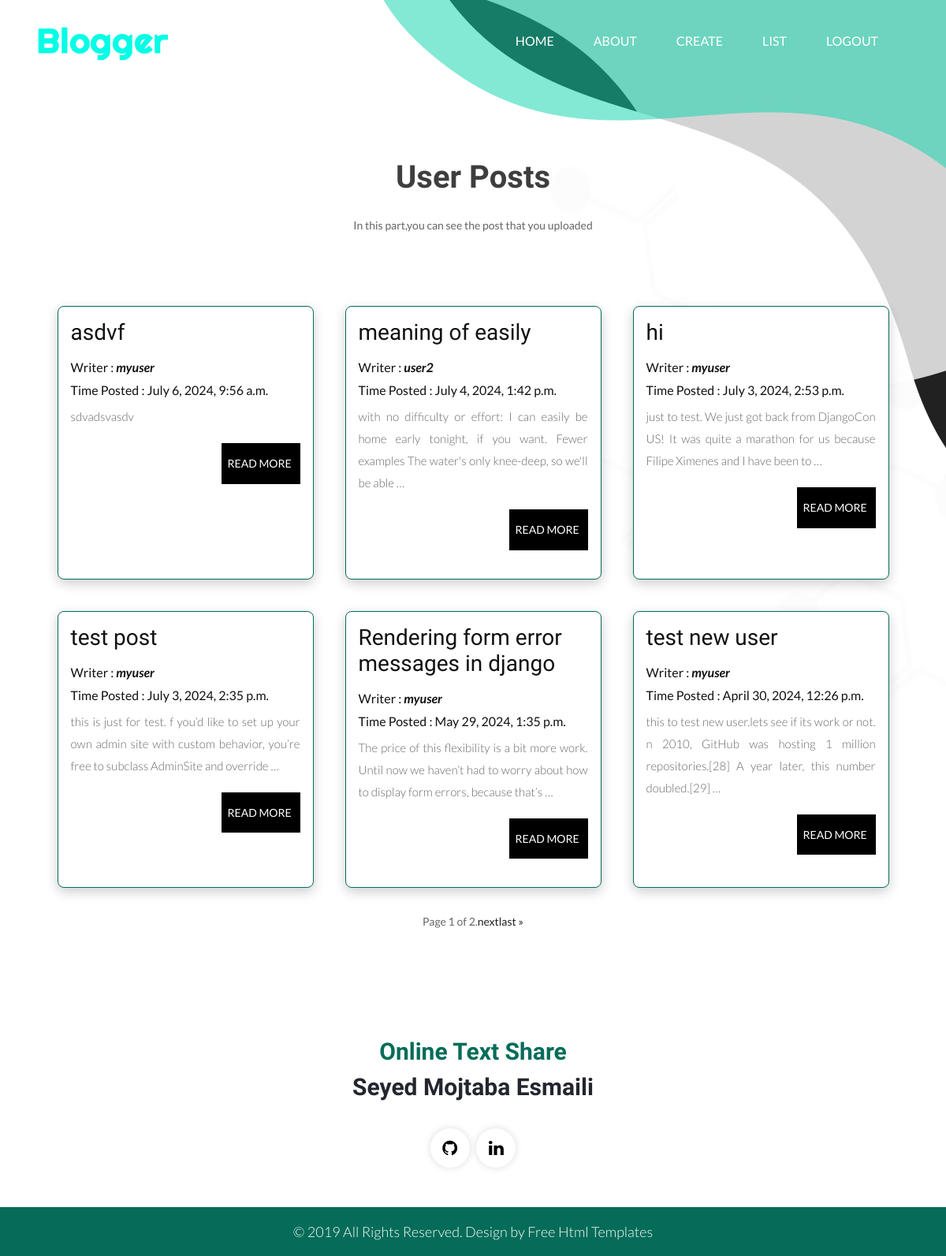
/list_posts/ (signed in), run on the app's committed database.
### posts/models.py (models this page shows, shortened)
class Post(models.Model):
    title = models.CharField(max_length=100)
    content = models.TextField()
    date_posted = models.DateTimeField(default=timezone.now)
    is_publick = models.BooleanField(default=False)
    user = models.ForeignKey(User,on_delete=models.CASCADE,null=True)
    class Meta:
        ordering = ['-date_posted']

### posts/views.py (the view)
# urls.py: path('list_posts/',UserPostListView.as_view(),name='list_posts'),
class UserPostListView(LoginRequiredMixin,ListView):
    model=Post
    template_name = 'posts/post_list.html'
    context_object_name = 'posts_list'
    paginate_by = 6
    def get_queryset(self):
        if self.request.user.is_staff:           # check if superuser is logedtn, show all posts
            return Post.objects.all()
        return Post.objects.filter(user=self.request.user)         # if regular user,only show the users posts

### posts/templates/posts/post_list.html (shortened to what this page needs)
{% extends "posts/base.html" %}
{% load static %}
{% block content %}
      <div class="blog_main">
         <div class="container">
            <div class="row">
               <div class="col-md-12">
                  <div class="titlepage">
                     <h2>User Posts</h2>
                     <span>In this part,you can see the post that you uploaded</span>
                  </div>
               </div>
            </div>
            <div class='card-container'>
               {% for post in posts_list %}
                     <div class='card'>
                        <div class='card-content'>
                              <h3>{{post.title}}</h3>
                              <h4>Writer : <b><i>{{post.user.username}}</i></b></h4>
                              <h4>Time Posted : {{post.date_posted}}</h4>
                              <p>{{post.content|truncatewords:25}}</p>
                              <a href='/post_detail/{{post.id}}' class='post-btn'>Read More</a>
                        </div>
                     </div>
               {% endfor %}
            </div>
    <div class="pagination">
          Page {{ page_obj.number }} of {{ page_obj.paginator.num_pages }}.
      {% if page_obj.has_next %}
          <a href="?page={{ page_obj.next_page_number }}">next</a>
          <a href="?page={{ page_obj.paginator.num_pages }}">last &raquo;</a>
      {% endif %}
</div>
         </div>
      </div>
{% endblock content %}

### posts/static/posts/css/style.css (style rules this page uses)
* { box-sizing: border-box !important; }
html { scroll-behavior: smooth; }
body { color: #666666; font-size: 14px; font-family: 'Lato', sans-serif; line-height: 1.80857; font-weight: normal; }
a { color: #1f1f1f; text-decoration: none !important; outline: none !important; -webkit-transition: all .3s ease-in-out; -moz-transition: all .3s ease-in-out; -ms-transition: all .3s ease-in-out; -o-transition: all .3s ease-in-out; transition: all .3s ease-in-out; }
h1, h2, h3, h4, h5, h6 { letter-spacing: 0; font-weight: normal; position: relative; padding: 0 0 10px 0; font-weight: normal; line-height: normal; color: #111111; margin: 0 }
h2 { font-size: 22px; font-family: 'Righteous', cursive; }
h3 { font-size: 18px; font-family: 'Righteous', cursive; }
h4 { font-size: 16px }
*, *::after, *::before { -webkit-box-sizing: border-box; -moz-box-sizing: border-box; box-sizing: border-box; }
p { margin: 0px; font-weight: 300; font-size: 17px; line-height: 28px; }
a { color: #222222; text-decoration: none; outline: none !important; }
a, .btn { text-decoration: none !important; outline: none !important; -webkit-transition: all .3s ease-in-out; -moz-transition: all .3s ease-in-out; -ms-transition: all .3s ease-in-out; -o-transition: all .3s ease-in-out; transition: all .3s ease-in-out; }
.main-layout { background-repeat: no-repeat; background: url(../images/body_bg.png); }
.titlepage { text-align: center; padding-bottom: 60px; }
.titlepage h2 { font-size: 40px; color: #3e3e3e; line-height: 57px; font-weight: bold; padding: 0; padding-bottom: 20px; }
.blog_main { margin-top: 85px; margin-bottom: 50px; }
.card-container { display: flex; justify-content: center; flex-wrap: wrap; margin-top: 10px; }
.card { width: 325px; border-radius: 8px; border: #046c58 solid 1px; overflow: hidden; box-shadow: 0px 5px 15px rgba(0,0,0,0.2); margin: 20px; }
.card-content { padding: 16px; }
.card-content h3 { font-size: 28px; margin-bottom: 8px; }
.card-content p { color: #666; font-size: 15px; text-align: justify; }
.card-content .post-btn { font-size: 14px; transition: ease-in all 0.5s; background-color: #000; text-transform: uppercase; color: #fff; padding: 13px 8px; float: right; display: block; margin-top: 20px; margin-bottom: 20px; margin-left: 5px; width: 100%; max-width: 100px; }

### data on the page
Post: title "asdvf", user.username "myuser", date_posted "July 6, 2024, 9:56 a.m.", content "sdvadsvasdv"
Post: title "meaning of easily", user.username "user2", date_posted "July 4, 2024, 1:42 p.m.", content "with no difficulty or effort: I can easily be home early tonight, if you want. Fewer examples The water's only knee-deep, so we'll be able …"
Post: title "hi", user.username "myuser", date_posted "July 3, 2024, 2:53 p.m.", content "just to test. We just got back from DjangoCon US! It was quite a marathon for us because Filipe Ximenes and I have been to …"
Post: title "test post", user.username "myuser", date_posted "July 3, 2024, 2:35 p.m.", content "this is just for test. f you’d like to set up your own admin site with custom behavior, you’re free to subclass AdminSite and override …"
Post: title "Rendering form error messages in django", user.username "myuser", date_posted "May 29, 2024, 1:35 p.m.", content "The price of this flexibility is a bit more work. Until now we haven’t had to worry about how to display form errors, because that’s …"
Post: title "test new user", user.username "myuser", date_posted "April 30, 2024, 12:26 p.m.", content "this to test new user.lets see if its work or not. n 2010, GitHub was hosting 1 million repositories.[28] A year later, this number doubled.[29] …"

### other printed values
{{ page_obj.number }} "1"
{{ page_obj.paginator.num_pages }} "2"
